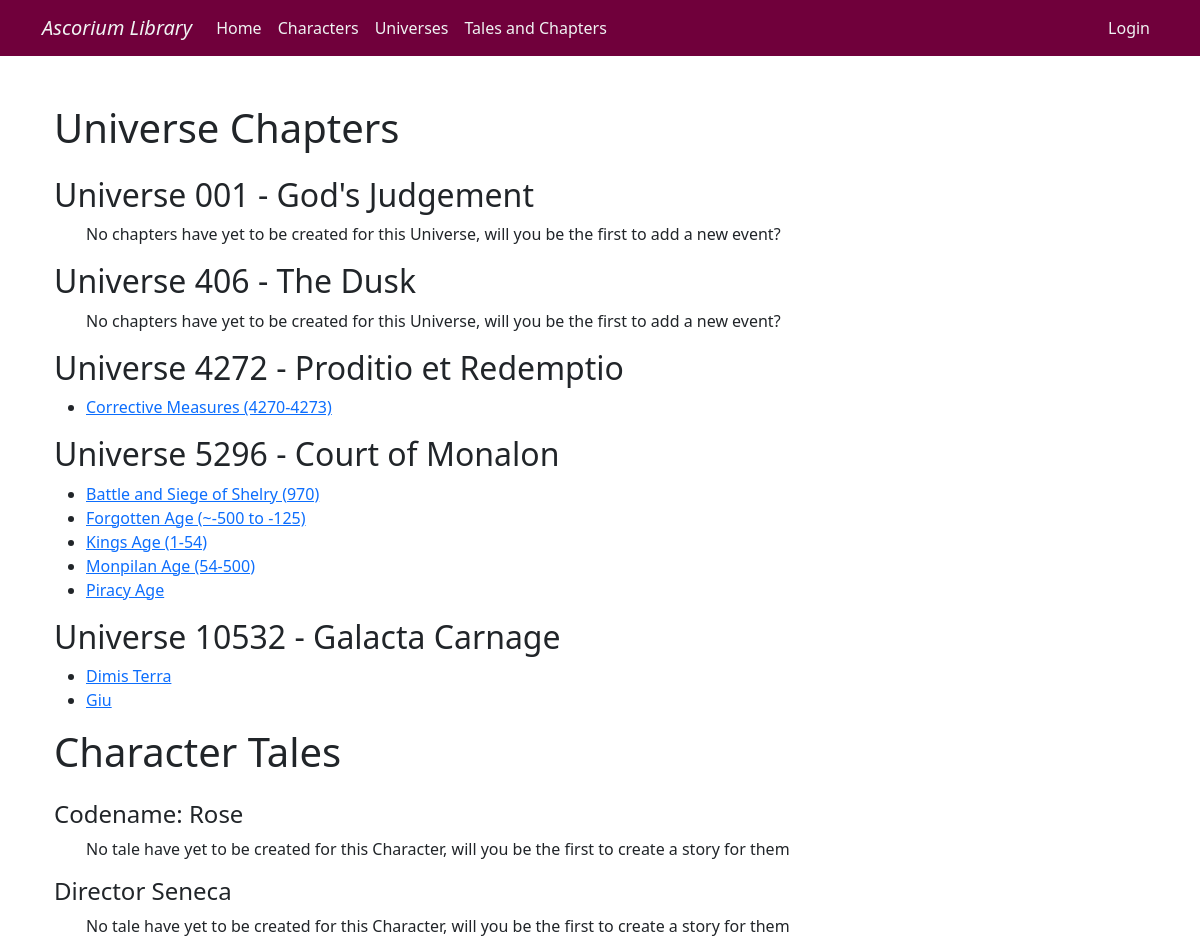
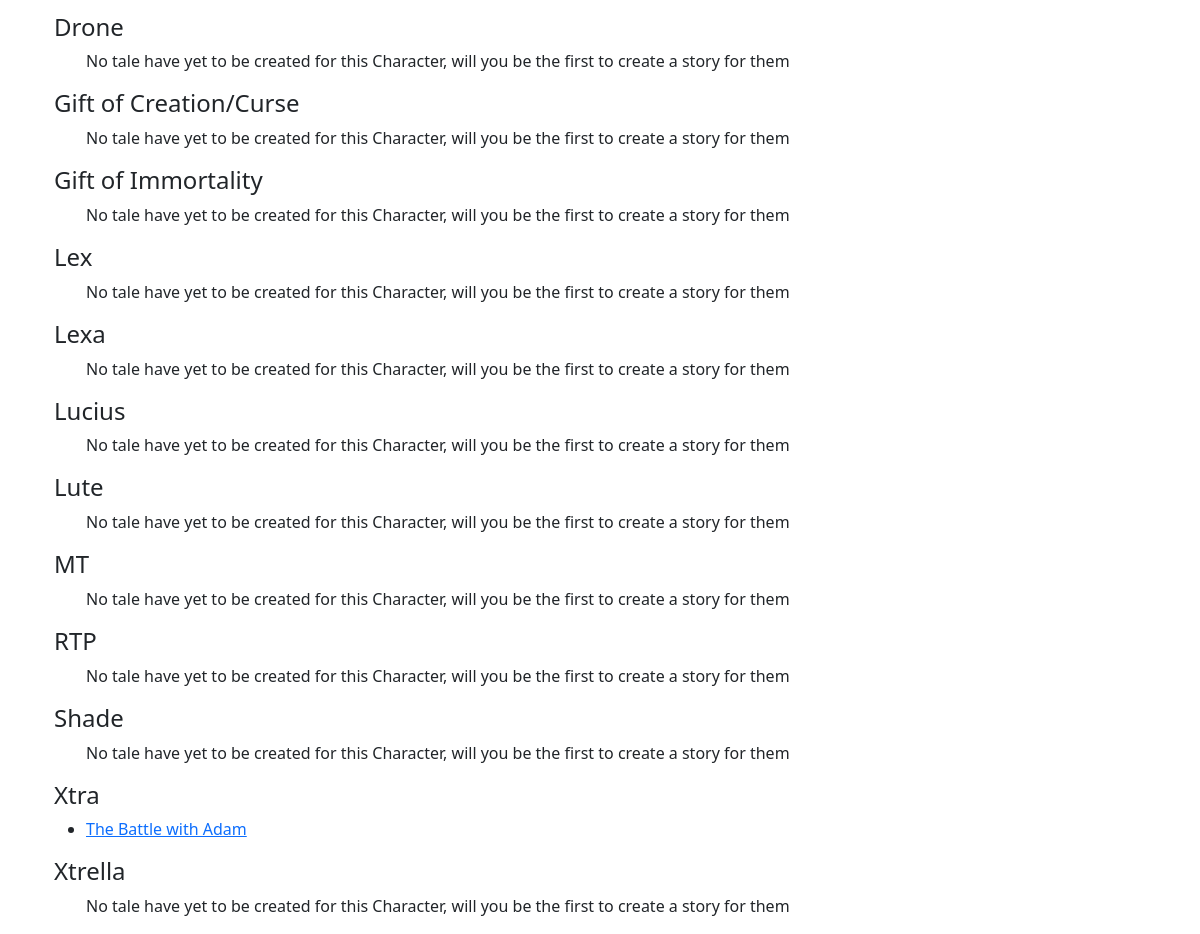
/TalesAndChapters/, run on the app's committed database (2 pictures, top to bottom).
### Story_Database/models.py (models this page shows, shortened)
class UniverseDatabase(models.Model):   #Universe Database
    Name=models.CharField(max_length=64)
    UniverseAuthor=models.CharField(max_length=64, null=True)   #can be left empty, since multiple authors for a Universe could exist since they can be large projects of work
    UniverseNumber=models.PositiveIntegerField(unique=True)     #primary key using unique=True
    UniverseDescription=models.TextField() #textfield for the description that can vary in size depending on how creative the user is

class ChaptersDatabase(models.Model):
    Name = models.CharField(max_length=64)
    Author = models.CharField(max_length=64, editable=False) #cant be editted
    Chapter = models.TextField()
    UniverseNumber = models.ForeignKey(UniverseDatabase, on_delete=models.CASCADE) #foreign game

class CharacterDatabase(models.Model):  #Character database
    Name = models.CharField(max_length=64)
    Author = models.CharField(max_length=64, editable=False)   #the author is not editable, it is linked to the account that made it
    CharacterDescription = models.TextField()
    UniverseNumber = models.ForeignKey(UniverseDatabase, on_delete=models.CASCADE)  #foreign key to Unieverse Database, and so upon deletion of a universe no characters from it exist and so .cascade is added
    Tags = models.ManyToManyField("self", blank=True, symmetrical=False)    #relations to other characters from Character database  (symmetrical since it doesnt go both ways always) blank because it can be left empty

class TalesDatabase(models.Model):
    Name = models.CharField(max_length=64)
    Author = models.CharField(max_length=64, editable=False)    #cant be editted
    Tale = models.TextField()
    Character = models.ForeignKey(CharacterDatabase, blank=False, on_delete=models.CASCADE) #foreign key, deletes using CASCADE

### Story_Database/views.py (the view)
# urls.py: path('TalesAndChapters/', views.TalesAndChapters, name='TalesAndChapters'),
def TalesAndChapters(request):
       Universes=UniverseDatabase.objects.order_by("UniverseNumber") #create Universes which is the model of UniverseDatabase but orders it based on Universe Number
       Characters =CharacterDatabase.objects.order_by("Name")
       TaleDictionary = { #create dictionary of characters and associated tales
              character: TalesDatabase.objects.filter(Character=character).order_by("Name")  #sorted alphabetically
              for character in Characters #repeat for each character in the character database
       }
       ChapterDictionary = {  #create a dicitonary with Universes and the chapters associated with each one
              universe: ChaptersDatabase.objects.filter(UniverseNumber=universe).order_by("Name") #sorted by name
              for universe in Universes #repeat for each universe in the universe database
       }
       context = {"TaleDictionary":TaleDictionary, "ChapterDictionary":ChapterDictionary} #create context for the dictionary for html file
       return render(request, "TalesAndChapters.html", context) #render the html file and send the context

### Story_Database/templates/TalesAndChapters.html (shortened to what this page needs)
{% extends "base.html" %}
{% block content %}
<div class="container mt-5">
    <h1 class="mb-4">Universe Chapters</h1>
    {% for universe, chapters in ChapterDictionary.items %}
    <h2>Universe {{ universe.UniverseNumber|stringformat:"03d" }} - {{ universe.Name }}</h2>
    <ul>
        {% for chapter in chapters %}
            <li>
                <a href="{% url 'ChapterPage' chapter.id %}">{{ chapter.Name }}</a>
            </li>
        {% empty %}
            <p>No chapters have yet to be created for this Universe, will you be the first to add a new event?</p>
        {% endfor %}
    </ul>
    {% endfor %}
    <h1 class="mb-4">Character Tales</h1>
    {% for character, tales in TaleDictionary.items %}
    <h4>{{ character.Name }} </h4>
    <ul>
        {% for tale in tales %}
            <li>
                <a href="{% url 'TalePage' tale.id %}">{{ tale.Name }}</a>
            </li>
        {% empty %}
            <p>No tale have yet to be created for this Character, will you be the first to create a story for them</p>
        {% endfor %}
    </ul>
    {% endfor %}
</div>
{% endblock %}

### data on the page
UniverseDatabase: UniverseNumber "001", Name "God's Judgement"
UniverseDatabase: UniverseNumber "406", Name "The Dusk"
UniverseDatabase: UniverseNumber "4272", Name "Proditio et Redemptio"
ChaptersDatabase: Name "Corrective Measures (4270-4273)"
UniverseDatabase: UniverseNumber "5296", Name "Court of Monalon"
ChaptersDatabase: Name "Battle and Siege of Shelry (970)"
ChaptersDatabase: Name "Forgotten Age (~-500 to -125)"
ChaptersDatabase: Name "Kings Age (1-54)"
ChaptersDatabase: Name "Monpilan Age (54-500)"
ChaptersDatabase: Name "Piracy Age"
UniverseDatabase: UniverseNumber "10532", Name "Galacta Carnage"
ChaptersDatabase: Name "Dimis Terra"
ChaptersDatabase: Name "Giu"
CharacterDatabase: Name "Codename: Rose"
CharacterDatabase: Name "Director Seneca"
CharacterDatabase: Name "Drone"
CharacterDatabase: Name "Gift of Creation/Curse"
CharacterDatabase: Name "Gift of Immortality"
CharacterDatabase: Name "Lex"
CharacterDatabase: Name "Lexa"
CharacterDatabase: Name "Lucius"
CharacterDatabase: Name "Lute"
CharacterDatabase: Name "MT"
CharacterDatabase: Name "RTP"
CharacterDatabase: Name "Shade"
CharacterDatabase: Name "Xtra"
TalesDatabase: Name "The Battle with Adam"
CharacterDatabase: Name "Xtrella"
